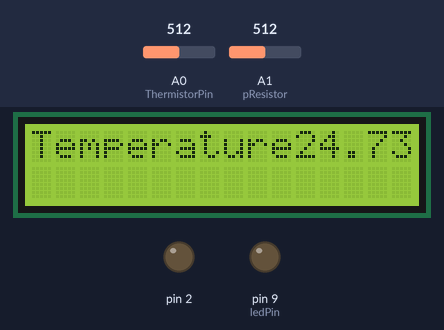
Bench run of a sketch on a simulated Arduino Uno, built with avr-gcc and run on an emulated ATmega328P. Parts: 16×2 character LCD, output pins drawn as LEDs (lit = HIGH). The test bench sets the inputs (shaded band); at power-on: A0 (ThermistorPin) = 512, A1 (pResistor) = 512.

Above: at 1.2 s.
1.3 s: A0 (ThermistorPin) set to 569
At 1.9 s:
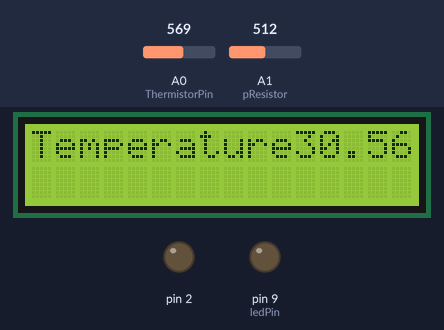
4.3 s: A0 (ThermistorPin) set to 595
At 5.0 s:
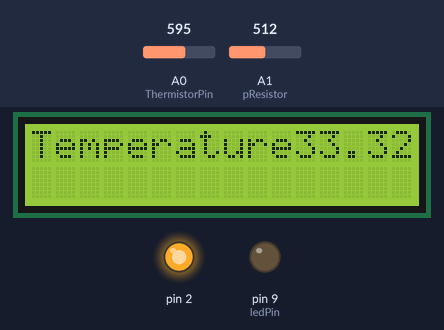
7.1 s: A1 (pResistor) set to 469
8.6 s: A1 (pResistor) set to 451
At 9.0 s:
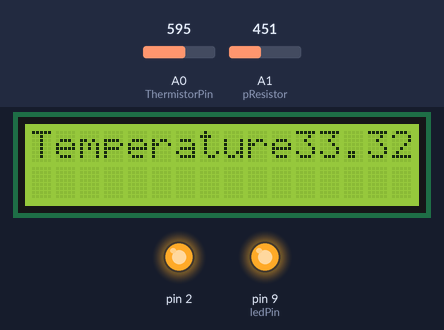
11.1 s: A0 (ThermistorPin) set to 511
At 11.5 s:
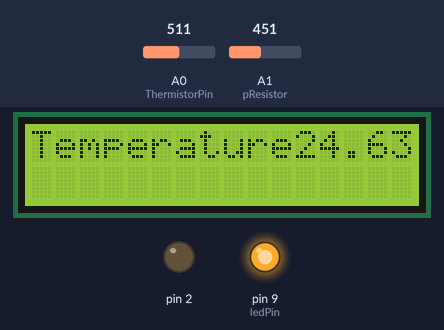
Timing chart, 0 to 14.1 s (numbered marks = the images above; inputs shaded):
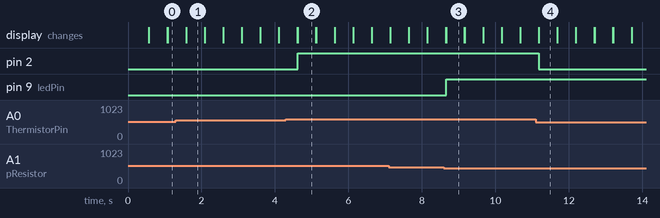

The sketch:

Techathon.ino
```cpp
/*int ThermistorPin = 0;
int Vo;
float R1 = 10000;
float logR2, R2, T, Tc, Tf;
float c1 = 1.009249522e-03, c2 = 2.378405444e-04, c3 = 2.019202697e-07;

void setup() {
Serial.begin(9600);
}

void loop() {

  Vo = analogRead(ThermistorPin);
  R2 = R1 * (1023.0 / (float)Vo - 1.0);
  logR2 = log(R2);
  T = (1.0 / (c1 + c2*logR2 + c3*logR2*logR2*logR2));
  Tc = T - 273.15;
  Tf = (Tc * 9.0)/ 5.0 + 32.0;

  Serial.print("Temperature: ");
  Serial.print(Tf);
  Serial.print(" F; ");
  Serial.print(Tc);
  Serial.println(" C");

  delay(500);
}*/
#include <LiquidCrystal.h>// include the library code
int ThermistorPin = 0;
int Vo;
float R1 = 10000;
float logR2, R2, T, Tc, Tf;
float c1 = 1.009249522e-03, c2 = 2.378405444e-04, c3 = 2.019202697e-07;
const int pResistor = 1; // Photoresistor at Arduino analog pin A0
const int ledPin=9;       // Led pin at Arduino pin 9
int lightCal;
int lightVal;
//Variables
int value;
// initialize the library with the numbers of the interface pins
LiquidCrystal lcd(4, 6, 10, 11, 12, 13);
/*********************************************************/
void setup() {
  // set up the LCD's number of columns and rows:
  pinMode(2, OUTPUT);
  Serial.begin(9600);
  lcd.begin(16, 2);
  pinMode(ledPin, OUTPUT);  // Set lepPin - 9 pin as an output
  pinMode(pResistor, INPUT);// Set pResistor - A0 pin as an input (optional)
  lightCal = analogRead(pResistor);
  // Print a message to the LCD.
}

void loop() {
  value = analogRead(pResistor);
  Vo = analogRead(ThermistorPin);
  R2 = R1 * (1023.0 / (float)Vo - 1.0);
  logR2 = log(R2);
  T = (1.0 / (c1 + c2*logR2 + c3*logR2*logR2*logR2));
  Tc = T - 273.15;
  Tf = (Tc * 9.0)/ 5.0 + 32.0;
  lcd.print("Temperature");
  lcd.print(Tc);
  lightVal = analogRead(pResistor);
  //You can change value "25"
  if (lightVal < lightCal - 50)
  {
    digitalWrite(9, HIGH);
  }

  //else, it is bright, turn pin 9 LOW
  else
  {
    digitalWrite(9, LOW);
  }
  if(Tc >= 32){
    digitalWrite(2, HIGH);
  }
  else{
     digitalWrite(2, LOW);
  }
  delay(500);
  lcd.clear();


}
```

Measured:
- the behaviour switches between 582 and 583 on A0 (ThermistorPin) (found by bisection; images 1 and 2)
- the behaviour switches between 462 and 461 on A1 (pResistor) (found by bisection; images 2 and 3)
- after the input at 1.3 s, the display: first differs from a run without the input after 0.28 s (image 1)
- after the input at 4.3 s, pin 2: LOW → HIGH after 0.31 s; the display: first differs from a run without the input after 0.31 s (image 2)
- after the input at 8.6 s, pin 9 (ledPin): LOW → HIGH after 0.06 s
- after the input at 11.1 s, pin 2: HIGH → LOW after 0.08 s; the display: first differs from a run without the input after 0.08 s (image 4)
- what the display in image 1 shows lasts 0.5 s, from 1.6 s to 2.1 s
